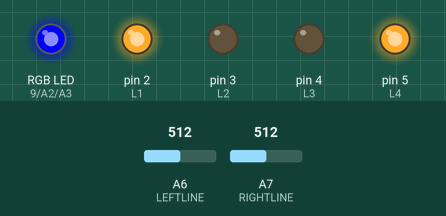
The sketch below on a simulated Arduino Nano, built with avr-gcc and run on an emulated ATmega328P. Parts: an RGB LED mixed from three pins (HIGH = lit), output pins drawn as LEDs (lit = HIGH). The inputs (shaded band) are chosen by the test bench; at power-on: A6 (LEFTLINE) = 512, A7 (RIGHTLINE) = 512.

Above: at 3.2 s.
3.3 s: A6 (LEFTLINE) set to 310
4.8 s: A6 (LEFTLINE) set to 290
At 5.7 s:
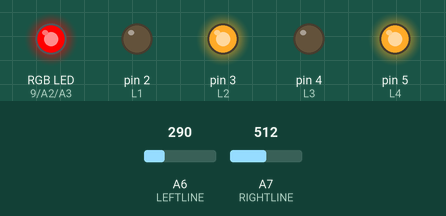
6.3 s: A6 (LEFTLINE) set to 306
At 7.5 s:
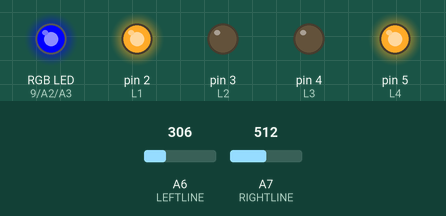
7.8 s: A7 (RIGHTLINE) set to 308
9.3 s: A7 (RIGHTLINE) set to 284
At 10.5 s:
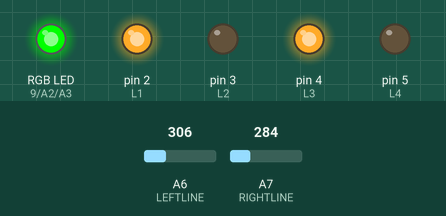
10.8 s: A7 (RIGHTLINE) set to 306
At 12.1 s:
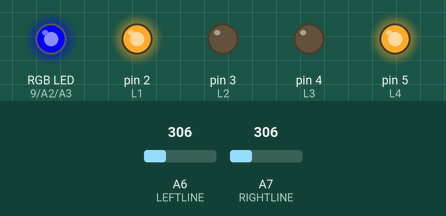
Timing chart, 0 to 13.3 s (numbered marks = the images above; inputs shaded):
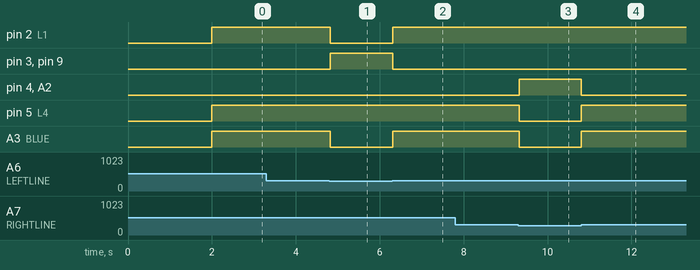

Measured:
- the behaviour switches between 300 and 299 on A6 (LEFTLINE) (found by bisection; images 0 and 1)
- the behaviour switches between 300 and 299 on A7 (RIGHTLINE) (found by bisection; images 2 and 3)
- after the input at 3.3 s, every drawn part: stays the same
- after the input at 4.8 s, pin 2 (L1), A3 (BLUE): HIGH → LOW at once; pin 3 (L2), pin 9 (RED): LOW → HIGH at once
- after the input at 6.3 s, pin 2 (L1), A3 (BLUE): LOW → HIGH at once; pin 3 (L2), pin 9 (RED): HIGH → LOW at once
- after the input at 7.8 s, every drawn part: stays the same
- after the input at 9.3 s, pin 4 (L3), A2 (GREEN): LOW → HIGH at once; pin 5 (L4), A3 (BLUE): HIGH → LOW at once
- after the input at 10.8 s, pin 4 (L3), A2 (GREEN): HIGH → LOW at once; pin 5 (L4), A3 (BLUE): LOW → HIGH at once

The sketch:

LineFollower.ino
```cpp
// (licence header left out)
int L1 = 2, L2 = 3, L3 = 4, L4 =5; // Pins connected to Motor driver L298N H-Bridge module
#define LED 13  // Blue LED pin
#define RED 9  // Red RGB
#define GREEN A2  // Green RGB
#define BLUE  A3  // Blue RGB
#define LEFTLINE   A6  // Left Line Sensor (Analog) - High values = Reflection (no line)
#define RIGHTLINE  A7  // Right Line Sensor (Analog)

#define LEVEL 300  // level below which it must be over a line

// the setup routine runs once when you press reset:
void setup()
{
  // sanity check delay - allows reprogramming if accidently blowing power w/leds
  delay(2000);

//  FastLED.addLeds<WS2812B, DATA_PIN, RGB>(leds, NUM_LEDS);
  // initialize the digital pins we will use as an output.
  pinMode(L1, OUTPUT);
  pinMode(L2, OUTPUT);
  pinMode(L3, OUTPUT);
  pinMode(L4, OUTPUT);
  pinMode(RED, OUTPUT);
  pinMode(GREEN, OUTPUT);
  pinMode(BLUE, OUTPUT);
//  Serial.begin(115200);
}

// the loop routine runs over and over again forever:
void loop()
{
  setColour(LOW, LOW, HIGH); //Red, Green, Blue
  forward(50);  // parameter is delay in ms after performing operation
  while (analogRead(LEFTLINE) < LEVEL)
  {
    setColour(HIGH, LOW, LOW); // Red
    leftSpin(10);
  }
  while (analogRead(RIGHTLINE) < LEVEL)
  {
    setColour(LOW, HIGH, LOW); // Green
    rightSpin(10);
  }
}

void setColour(int r, int g, int b)
{
  digitalWrite(RED, r);
  digitalWrite(GREEN, g);
  digitalWrite(BLUE, b);
}

void ledOff()
{
  digitalWrite(LED, LOW);
}


// robMove routine switches the correct inputs to the L298N for the direction selected.
void robMove(int l1, int l2, int r1, int r2)
{
  digitalWrite(L1, l1);
  digitalWrite(L2, l2);
  digitalWrite(L3, r1);
  digitalWrite(L4, r2);
}

void reverse(int wait)
{
  Serial.println("Moving backward");
  robMove(LOW, HIGH, HIGH, LOW);
  delay(wait);
}

void forward(int wait)
{
  Serial.println("Moving forward");
  robMove(HIGH, LOW, LOW, HIGH);
  delay(wait);
}

void rightSpin(int wait)
{
  Serial.println("Spinning right");
  robMove(HIGH, LOW, HIGH, LOW);
  delay(wait);
}

void leftSpin(int wait)
{
  Serial.println("Spinning left");
  robMove(LOW, HIGH, LOW, HIGH);
  delay(wait);
}

void halt(int wait)
{
  Serial.println("Stopping");
  robMove(LOW, LOW, LOW, LOW);
  delay(wait);
}
```
